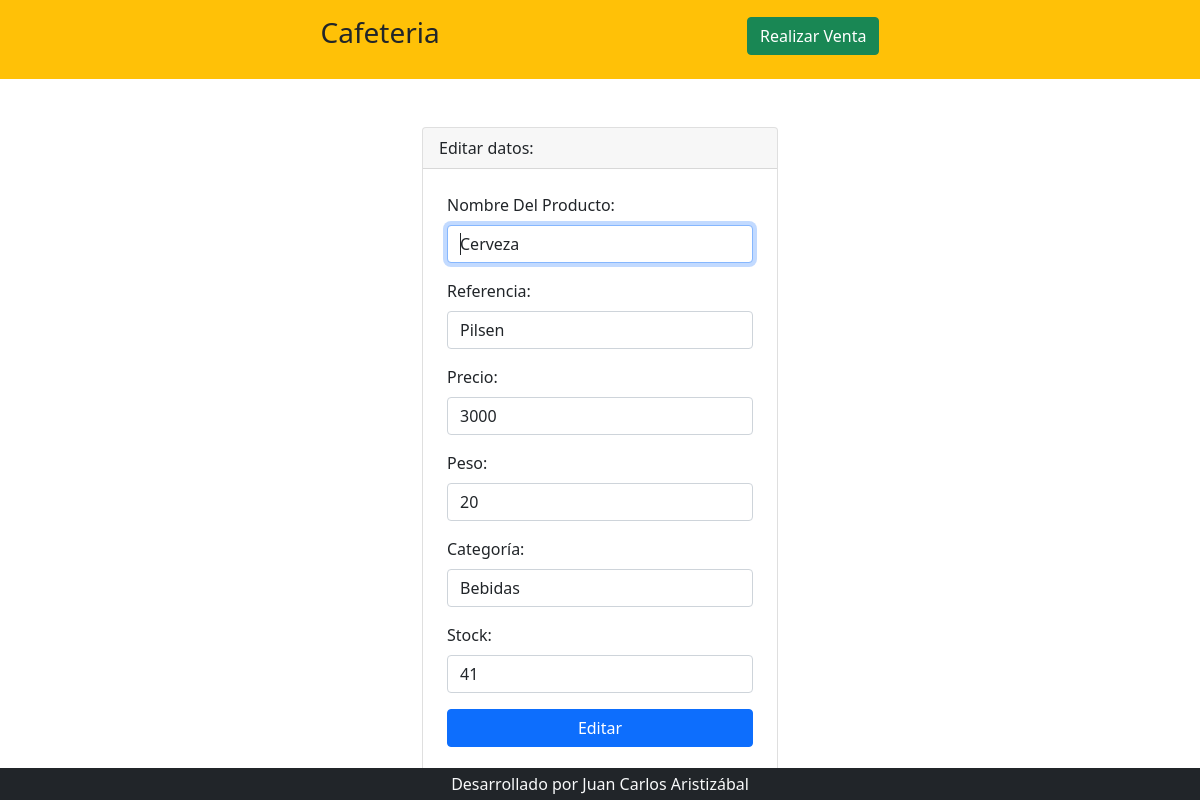
The app's page /editar.php?codigo=1 with its own data.
### tables this page shows
CREATE TABLE `productos` (
  `codigo` int(11) NOT NULL,
  `nombre_producto` varchar(200) DEFAULT NULL,
  `referencia` varchar(200) DEFAULT NULL,
  `precio` int(50) DEFAULT NULL,
  `peso` int(50) DEFAULT NULL,
  `categoria` varchar(200) DEFAULT NULL,
  `stock` int(50) DEFAULT NULL,
  `fecha_creacion` date DEFAULT NULL
);

### editar.php (the view, shortened to what this page needs)
<?php include 'template/header.php' ?>
<?php
    include_once 'model/conexion.php';
    $codigo = $_GET['codigo'];
    $sentencia = $bd->prepare("select * from productos where codigo = ?;");
    $sentencia->execute([$codigo]);
    $producto = $sentencia->fetch(PDO::FETCH_OBJ);
?>
<div class="container mt-5">
    <div class="row justify-content-center">
        <div class="col-md-4">
            <div class="card">
                <div class="card-header">
                    Editar datos:
                </div>
                <form class="p-4" method="POST" action="editarProceso.php">
                <div class="mb-3">
                        <label class="form-label">Nombre Del Producto: </label>
                        <input type="text" class="form-control" name="txtNombre" autofocus
                        value="<?php echo $producto->nombre_producto; ?>">
                    </div>
                    <div class="mb-3">
                        <label class="form-label">Referencia: </label>
                        <input type="text" class="form-control" name="txtReferencia" autofocus required
                        value="<?php echo $producto->referencia; ?>">
                    </div>
                    <div class="mb-3">
                        <label class="form-label">Precio: </label>
                        <input type="number" class="form-control" name="txtPrecio" autofocus required
                        value="<?php echo $producto->precio; ?>">
                    </div>
                    <div class="mb-3">
                        <label class="form-label">Peso: </label>
                        <input type="number" class="form-control" name="txtPeso" autofocus required
                        value="<?php echo $producto->peso; ?>">
                    </div>
                    <div class="mb-3">
                        <label class="form-label">Categoría: </label>
                        <input type="text" class="form-control" name="txtCategoria" autofocus required
                        value="<?php echo $producto->categoria; ?>">
                    </div>
                    <div class="mb-3">
                        <label class="form-label">Stock: </label>
                        <input type="number" class="form-control" name="txtStock" autofocus required
                        value="<?php echo $producto->stock; ?>">
                    </div>
                    <div class="d-grid">
                        <input type="submit" class="btn btn-primary" value="Editar">
                    </div>
                </form>
            </div>
        </div>
    </div>
</div>
<?php include 'template/footer.php' ?>

### records on screen
productos: txtNombre "Cerveza", txtReferencia "Pilsen", txtPrecio "3000", txtPeso "20", txtCategoria "Bebidas", txtStock "41"
